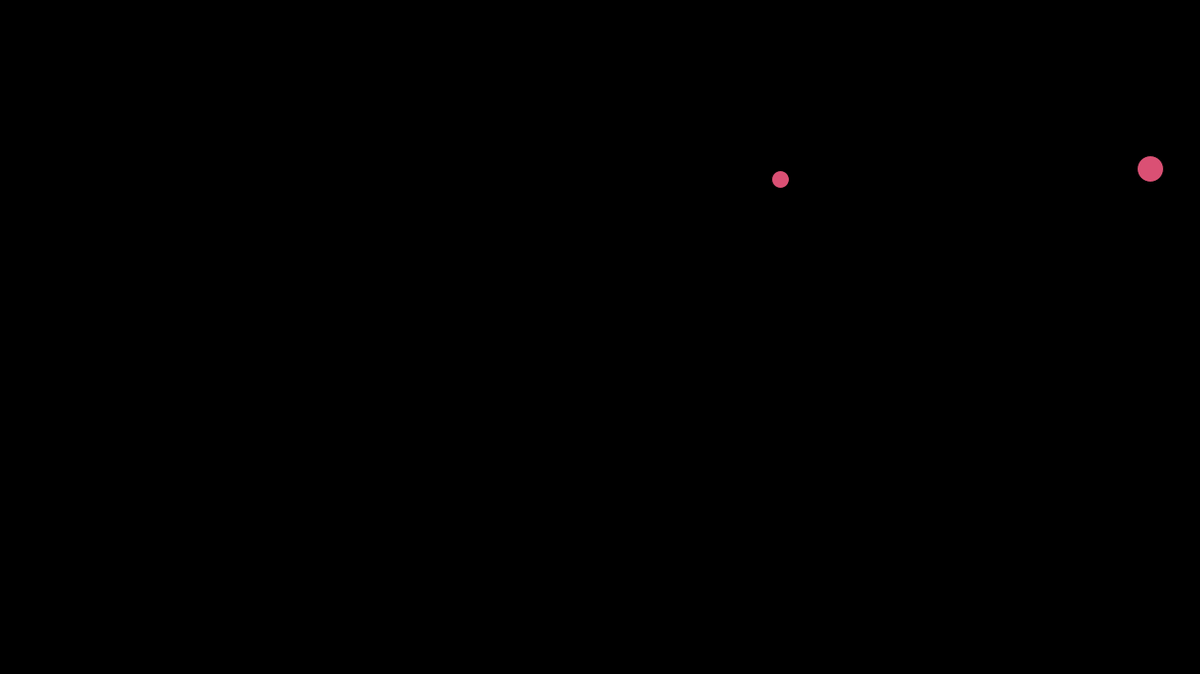
Frame 1 (no input)
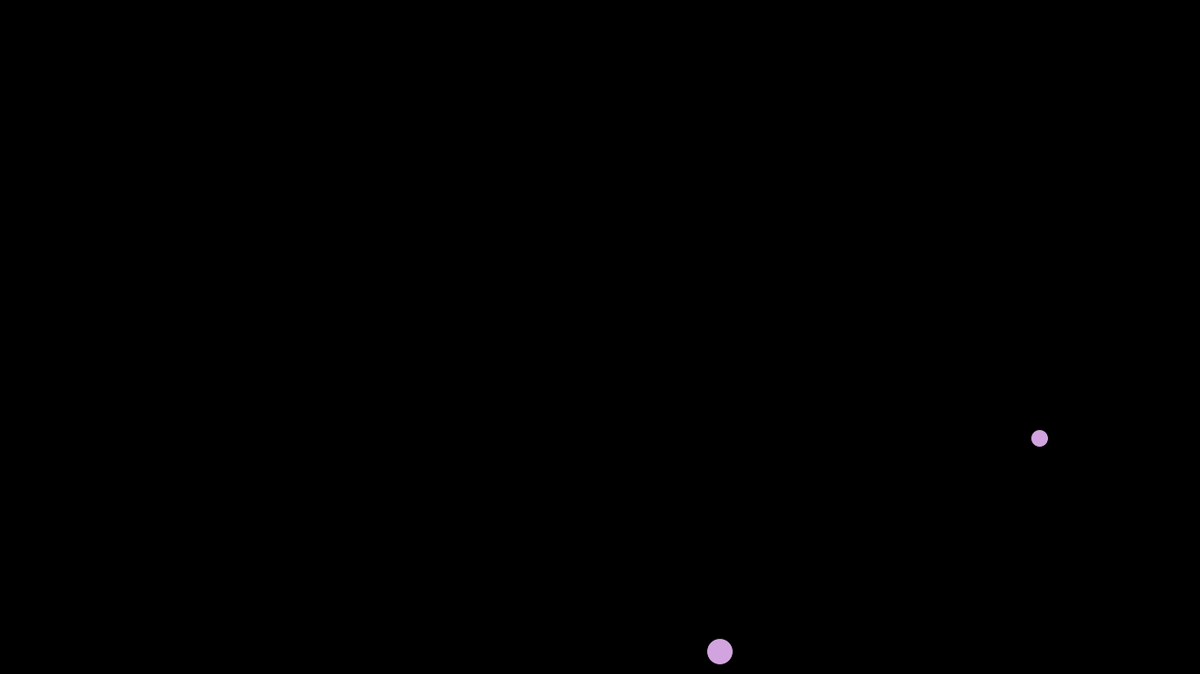
Frame 60 (the mouse pressed at the canvas centre just before this capture)
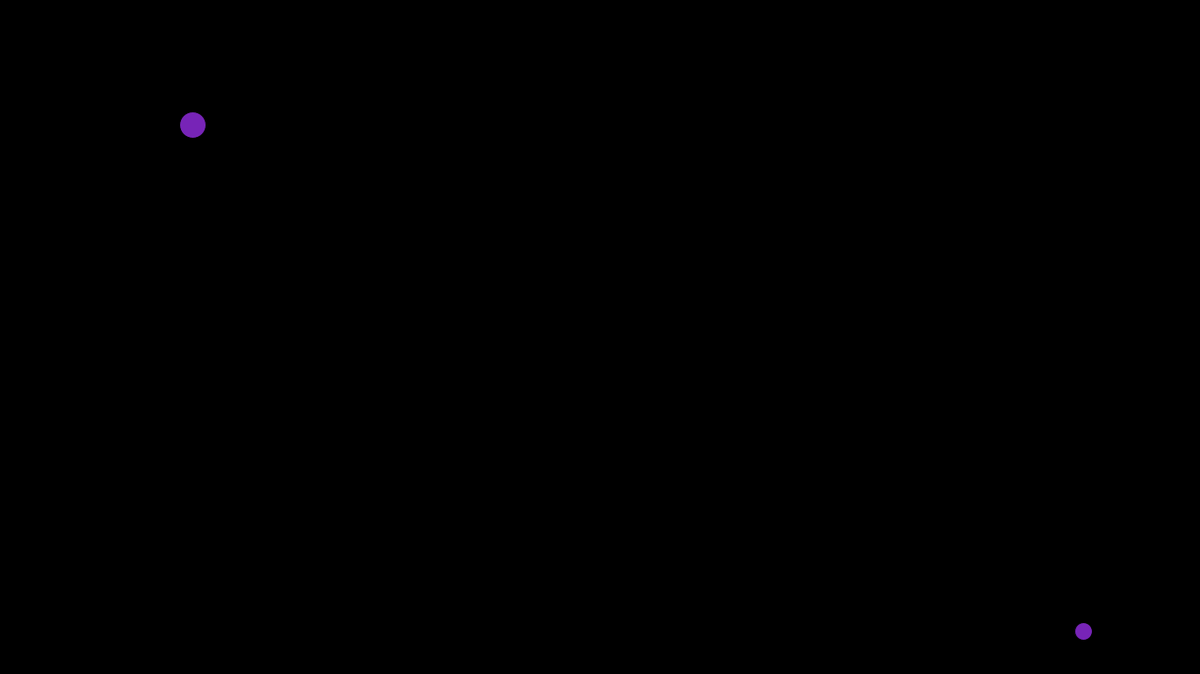
Frame 120 (the mouse held since frame 60 and released just before this capture)

The Processing sketch that drew these frames (run headless with seeded random() and noise(); from frame 60 on, the mouse is pressed at the canvas centre):

// Processing sketch: Screensaver_Unit_2
// ── Screensaver_Unit_2.pde
//Screensaver


//CHANGE SCREEN SIZE

int ballSize=20;  //radius of the ball
int ExtraballSize=30;  //radius of the ball
int xDirection=5; //Change this variables to 
int yDirection=5; //change speed of motion
int x2Direction=10; //Change this variables to 
int y2Direction=10; //change speed of motion
float xPos, yPos; //position of the ball
float x2Pos, y2Pos; //position of the ball

//for colour transition
float redColor=0;
float greenColor=0;
float blueColor=0;

void setup(){
   size(1366,768);      //set the size of the window
   xPos=random(width);  //randomly selects the start 
   yPos=random(height); // point of the ball
   x2Pos=random(width);  //randomly selects the start 
   y2Pos=random(height); // point of the ball
}
void draw(){
  
   background(0);      //makes the bgcolour black

   //random transition of colour
   redColor=random(255); 
   greenColor=random(255);
   blueColor=random(255);
   //to ease the colour transition time
   delay(40);
   //change the stroke and fill colour
   fill(redColor,greenColor,blueColor);

   animateBall(); //ball animation function call
   animateBall2(); //ball animation function call

}
void animateBall2(){ 
  
     //if collission occurs with vertical edges
    if((x2Pos-ExtraballSize/2<=0) || (x2Pos+ExtraballSize/2 >=width)){
        x2Direction=-x2Direction;
          }

    //if collission occurs with horizontal edges              
    if((y2Pos-ExtraballSize/2<=0) || (y2Pos+ExtraballSize/2 >=height)){
        y2Direction=-y2Direction;
          }

    x2Pos=x2Pos+x2Direction;
    y2Pos=y2Pos+y2Direction;
    
     ellipse(x2Pos,y2Pos,ExtraballSize,ExtraballSize);
}
void animateBall(){
    //if collission occurs with vertical edges
    if((xPos-ballSize/2<=0) || (xPos+ballSize/2 >=width)){
        xDirection=-xDirection;
          }

    //if collission occurs with horizontal edges              
    if((yPos-ballSize/2<=0) || (yPos+ballSize/2 >=height)){
        yDirection=-yDirection;
          }

    xPos=xPos+xDirection;
    yPos=yPos+yDirection;

    //drawing the ball
    ellipse(xPos,yPos,ballSize,ballSize);
 
 }
